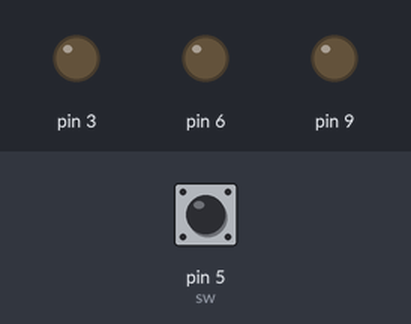
Recording of a sketch running on a simulated Arduino Uno, built with avr-gcc and run on an emulated ATmega328P. Shown: output pins drawn as LEDs (lit = HIGH). Inputs (shaded band) come from the test bench; at power-on: pin 5 (sw) HIGH.

Above: at 3.2 s.
3.3 s: pin 5 (sw) pulled LOW for 0.15 s
At 3.6 s:
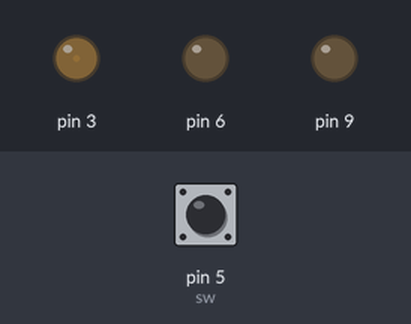
6.3 s: pin 5 (sw) pulled LOW for 3.2 s
At 13.05 s:
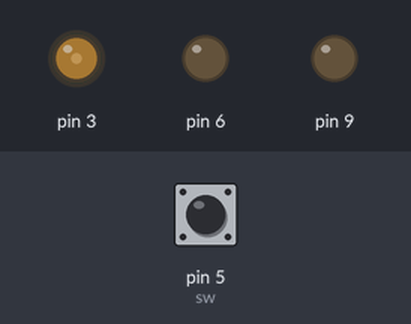
14.0 s: pin 5 (sw) pulled LOW for 1 s
At 20.45 s:
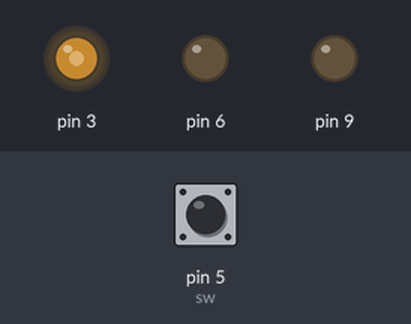
Timing chart, 0 to 29.0 s (numbered marks = the images above; inputs shaded):
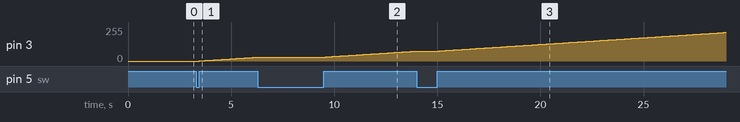

Measured:
- after the input at 3.3 s, pin 3: moves from 0/255 to 29/255 over 2.8 s, starting after 0.15 s

The sketch:

sketch_nov23b.ino
```cpp
int led[3]={3,6,9};
int sw=5;
int a, i,state=0;
int dly=100;
void setup()
{
pinMode(sw,INPUT);
pinMode(3,OUTPUT);
pinMode(6,OUTPUT);
pinMode(9,OUTPUT);
digitalWrite(3,0);
digitalWrite(6,0);
digitalWrite(9,0);
delay(2000);
}
void loop()
{
    digitalWrite(sw,HIGH);
  if(!digitalRead(sw))
  {
    a++;
  if(a==4)
  a=1;
  }
    if(a==1)
    {
     for(i=0;i<=255;i++)
      {
        analogWrite(3,i);
        delay(dly);
    while(!digitalRead(sw))
    {
      digitalWrite(sw,HIGH);

       }
       //break;
       }
    }
   /* if(a==2)
    {
     for(i=0;i<=255;i++)
      {
        analogWrite(6,i);
        delay(dly);

        while(!digitalRead(sw))

       {
        digitalWrite(sw,HIGH);

       }
       break;
      }
       }
       if(a==3)
    {
     for(i=0;i<=255;i++)
      {
        analogWrite(9,i);
        delay(dly);
       while(!digitalRead(sw))
       {
        digitalWrite(sw,HIGH);

       }
       break;
      }}*/
    }
```
